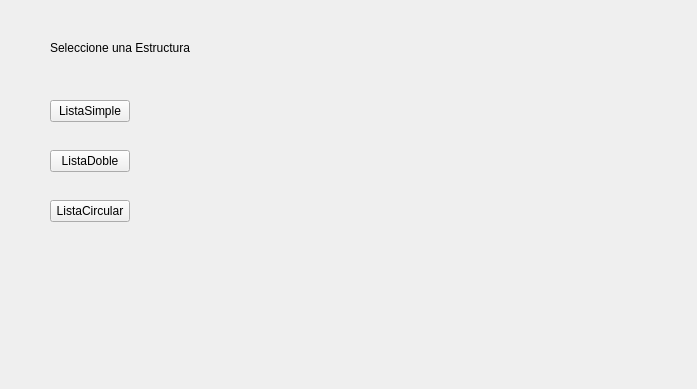
<?xml version="1.0" encoding="UTF-8"?>
<ui version="4.0">
 <class>MainWindow</class>
 <widget class="QMainWindow" name="MainWindow">
  <property name="geometry">
   <rect>
    <x>0</x>
    <y>0</y>
    <width>697</width>
    <height>389</height>
   </rect>
  </property>
  <property name="windowTitle">
   <string>MainWindow</string>
  </property>
  <widget class="QWidget" name="centralWidget">
   <widget class="QLabel" name="label">
    <property name="geometry">
     <rect>
      <x>50</x>
      <y>40</y>
      <width>181</width>
      <height>16</height>
     </rect>
    </property>
    <property name="text">
     <string>Seleccione una Estructura</string>
    </property>
   </widget>
   <widget class="QPushButton" name="ListaSimpleBTN">
    <property name="geometry">
     <rect>
      <x>50</x>
      <y>100</y>
      <width>80</width>
      <height>22</height>
     </rect>
    </property>
    <property name="text">
     <string>ListaSimple</string>
    </property>
    <property name="default">
     <bool>false</bool>
    </property>
   </widget>
   <widget class="QPushButton" name="ListaCircularBTN">
    <property name="geometry">
     <rect>
      <x>50</x>
      <y>200</y>
      <width>80</width>
      <height>22</height>
     </rect>
    </property>
    <property name="text">
     <string>ListaCircular</string>
    </property>
   </widget>
   <widget class="QPushButton" name="ListaDobleBTN">
    <property name="geometry">
     <rect>
      <x>50</x>
      <y>150</y>
      <width>80</width>
      <height>22</height>
     </rect>
    </property>
    <property name="text">
     <string>ListaDoble</string>
    </property>
   </widget>
  </widget>
 </widget>
 <layoutdefault spacing="6" margin="11"/>
 <resources/>
 <connections/>
</ui>
